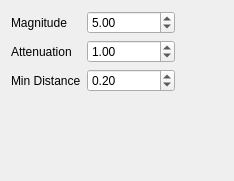
<?xml version="1.0" encoding="UTF-8"?>
<ui version="4.0">
 <class>newtonForce</class>
 <widget class="QWidget" name="newtonForce">
  <property name="geometry">
   <rect>
    <x>0</x>
    <y>0</y>
    <width>234</width>
    <height>181</height>
   </rect>
  </property>
  <property name="windowTitle">
   <string>Form</string>
  </property>
  <layout class="QGridLayout" name="gridLayout">
   <item row="0" column="0">
    <widget class="QLabel" name="magnitudeLabel">
     <property name="text">
      <string>Magnitude</string>
     </property>
    </widget>
   </item>
   <item row="0" column="1">
    <widget class="QDoubleSpinBox" name="magnitude">
     <property name="minimum">
      <double>-999999999.000000000000000</double>
     </property>
     <property name="maximum">
      <double>999999999.000000000000000</double>
     </property>
     <property name="value">
      <double>5.000000000000000</double>
     </property>
    </widget>
   </item>
   <item row="1" column="0">
    <widget class="QLabel" name="attenuationLabel">
     <property name="text">
      <string>Attenuation</string>
     </property>
    </widget>
   </item>
   <item row="1" column="1">
    <widget class="QDoubleSpinBox" name="minDistance">
     <property name="minimum">
      <double>-999999999.000000000000000</double>
     </property>
     <property name="maximum">
      <double>999999999.000000000000000</double>
     </property>
     <property name="value">
      <double>1.000000000000000</double>
     </property>
    </widget>
   </item>
   <item row="2" column="0">
    <widget class="QLabel" name="minDistanceLabel">
     <property name="text">
      <string>Min Distance</string>
     </property>
    </widget>
   </item>
   <item row="2" column="1">
    <widget class="QDoubleSpinBox" name="attenuation">
     <property name="minimum">
      <double>-999999999.000000000000000</double>
     </property>
     <property name="maximum">
      <double>999999999.000000000000000</double>
     </property>
     <property name="value">
      <double>0.200000000000000</double>
     </property>
    </widget>
   </item>
   <item row="0" column="2">
    <spacer name="horizontalSpacer">
     <property name="orientation">
      <enum>Qt::Horizontal</enum>
     </property>
     <property name="sizeHint" stdset="0">
      <size>
       <width>40</width>
       <height>20</height>
      </size>
     </property>
    </spacer>
   </item>
   <item row="3" column="1">
    <spacer name="verticalSpacer">
     <property name="orientation">
      <enum>Qt::Vertical</enum>
     </property>
     <property name="sizeHint" stdset="0">
      <size>
       <width>20</width>
       <height>40</height>
      </size>
     </property>
    </spacer>
   </item>
  </layout>
 </widget>
 <resources/>
 <connections/>
</ui>
